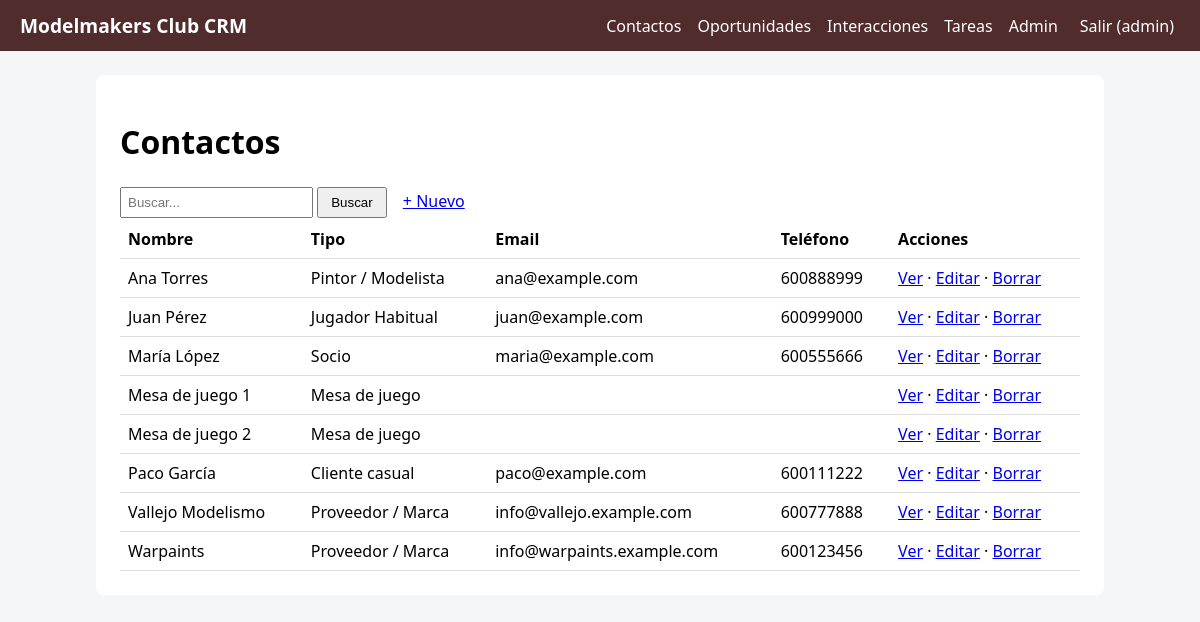
Screenshot of /contactos/ (signed in) with the database file from the repository.
### contactos/models.py (models this page shows, shortened)
class Contacto(models.Model):
    TIPOS = [
        ('socio', 'Socio'),
        ('jugador', 'Jugador Habitual'),
        ('modelista','Pintor / Modelista'),
        ('proveedor', 'Proveedor / Marca'),
        ('cliente', 'Cliente casual'),
        ('mesa', "Mesa de juego"),
        ('otro','Otro')
    ]
    nombre = models.CharField(max_length=120)                        # Texto corto. max_length es OBLIGATORIO
    tipo = models.CharField(max_length=20, choices=TIPOS, default='cliente')  # choices -> desplegable en formularios
    email = models.EmailField(blank=True)                            # blank=True -> se puede dejar vacío
    telefono = models.CharField(max_length=30, blank=True)           # Teléfono como texto (admite +34, espacios)
    notas = models.TextField(blank=True, max_length=500)             # Texto largo
    creado = models.DateTimeField(auto_now_add=True)                 # auto_now_add -> fecha de creación automática
    cuota_mensual = models.BooleanField(default=False, verbose_name="Cuota mensual", help_text="Marca si el socio ha pagado la mensualidad de la asociación")  # Booleano con etiqueta y ayuda
    sistema_preferido = models.CharField(max_length=100, blank=True, verbose_name="Sistema de juego preferido", help_text="P.ej. Warhammer 40k, Age of Sigmar, Star Wars X-Wing, etc.")  # Campo adicional para el sistema de juego preferido
    class Meta:
        ordering = ['nombre']              # Orden por defecto. '-campo' = descendente

### contactos/views.py (the view)
# urls.py: path('', views.index, name='index'),                          # /contactos/
@login_required
def index(request):
    q = request.GET.get('q', '').strip()             # request.GET = parámetros de la URL (?q=...)
    objetos = Contacto.objects.all()                # .all() = todos. Otros: .filter() .exclude() .get() .order_by('-campo') .count()
    if q:
        objetos = objetos.filter(nombre__icontains=q)
    return render(request, 'contactos/lista.html', {'objetos': objetos, 'q': q})

### core/context_processors.py (called while the page is built)
def crm(request):
    return {
        'NOMBRE_CRM': settings.NOMBRE_CRM,
        'COLOR': settings.COLOR_PRINCIPAL,
        'modulos': [{'nombre': m.capitalize(), 'url': f'{m}:index'} for m in settings.MODULOS_CRM],
    }

### contactos/templates/contactos/lista.html (shortened to what this page needs)
{% extends 'core/base.html' %}
{% block content %}
<h1>Contactos</h1>
<form method="get">
 <input name="q" value="{{ q }}" placeholder="Buscar...">
 <button>Buscar</button>
 <a class="btn" href="{% url 'contactos:crear' %}">+ Nuevo</a>
</form>
<table>
 <tr><th>Nombre</th><th>Tipo</th><th>Email</th><th>Teléfono</th><th>Acciones</th></tr>
 {% for o in objetos %}
 <tr><td>{{ o.nombre }}</td><td>{{ o.get_tipo_display }}</td><td>{{ o.email }}</td><td>{{ o.telefono }}</td>
  <td><a href="{% url 'contactos:detalle' o.pk %}">Ver</a> ·
      <a href="{% url 'contactos:editar' o.pk %}">Editar</a> ·
      <a href="{% url 'contactos:borrar' o.pk %}">Borrar</a></td></tr>
 {% empty %}<tr><td colspan="5">No hay datos todavía.</td></tr>
 {% endfor %}
</table>
{% endblock %}

### core/templates/core/base.html (shortened to what this page needs)
<!doctype html>
<html lang="es"><head><meta charset="utf-8">
</head>
<body>
<nav>
 <a class="marca" href="{% url 'inicio' %}">{{ NOMBRE_CRM }}</a>
 {% for m in modulos %}<a href="{% url m.url %}">{{ m.nombre }}</a>{% endfor %}
 {% if user.is_staff %}<a href="/admin/">Admin</a>{% endif %}
 {% if user.is_authenticated %}
  <form method="post" action="{% url 'logout' %}" style="margin:0">{% csrf_token %}<button>Salir ({{ user.username }})</button></form>
 {% endif %}
</nav>
<main>
 {% block content %}{% endblock %}
</main>
</body></html>

### rows the page displays
Contacto: nombre "Ana Torres", tipo "Pintor / Modelista", email "ana@example.com", telefono "600888999"
Contacto: nombre "Juan Pérez", tipo "Jugador Habitual", email "juan@example.com", telefono "600999000"
Contacto: nombre "María López", tipo "Socio", email "maria@example.com", telefono "600555666"
Contacto: nombre "Mesa de juego 1", tipo "Mesa de juego"
Contacto: nombre "Mesa de juego 2", tipo "Mesa de juego"
Contacto: nombre "Paco García", tipo "Cliente casual", email "paco@example.com", telefono "600111222"
Contacto: nombre "Vallejo Modelismo", tipo "Proveedor / Marca", email "info@vallejo.example.com", telefono "600777888"
Contacto: nombre "Warpaints", tipo "Proveedor / Marca", email "info@warpaints.example.com", telefono "600123456"

### other values shown
{{ NOMBRE_CRM }} "Modelmakers Club CRM"
{{ m.nombre }} "Contactos" "Oportunidades" "Interacciones" "Tareas"
{{ user.username }} "admin"
